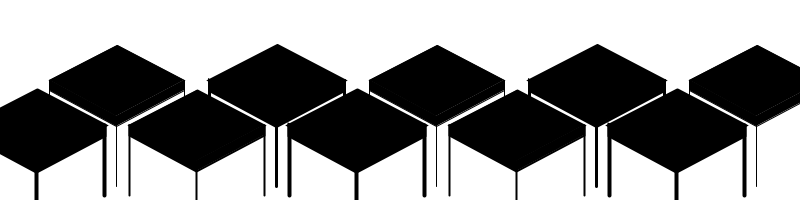
Frame 1 (no input)
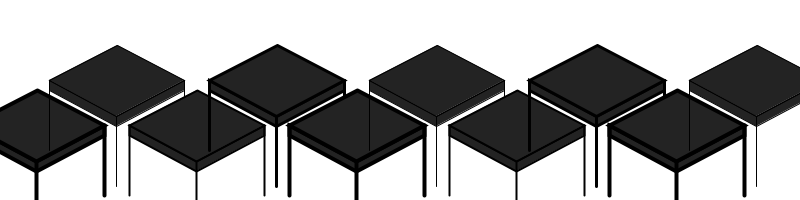
Frame 60 (the mouse pressed at the canvas centre just before this capture)
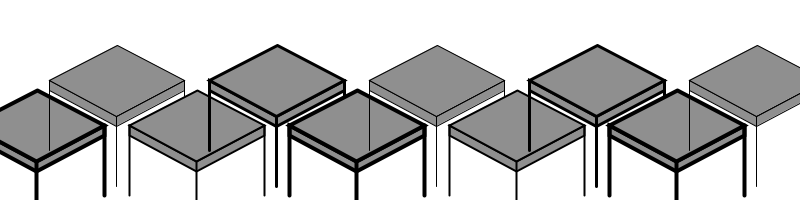
Frame 120 (the mouse held since frame 60 and released just before this capture)

The Processing sketch that drew these frames (run headless with seeded random() and noise(); from frame 60 on, the mouse is pressed at the canvas centre):

// Processing sketch: processing_115681
// ── processing_115681.pde

float g,r;

void setup() {
  size(800, 200);
  smooth();
  r = random(0,255);
 
}


void draw(){
  background(255);
  table(-60,45,4);
  table(20,0,1);
  table(100,45,2);
  table(180,0,3);
  table(260,45,4);
  table(340,0,1);
  table(420,45,2);
  table(500,0,3);
  table(580,45,4);
  table(660,0,1);
  g = random(0,225);
 
}

void table(float x, float y, float s) {
  pushMatrix();
  translate(x,y);
  fill(g,g,g);
  strokeWeight(s);
  beginShape();
  vertex(164, 80);
  vertex(164, 90);
  vertex(96, 126); 
  vertex(29, 90);
  vertex(29, 80);
  vertex(96,116);
  vertex(164,80);
  endShape();

  stroke(0);
  beginShape();
  vertex(97, 45);
  vertex(164, 80);
  vertex(96, 116);
  vertex(29, 80);
  vertex(97, 45);
  endShape();

  line(29, 80, 29, 150);
  line(96, 116, 96, 186);
  line(164, 80, 164, 150);
  popMatrix();
}
